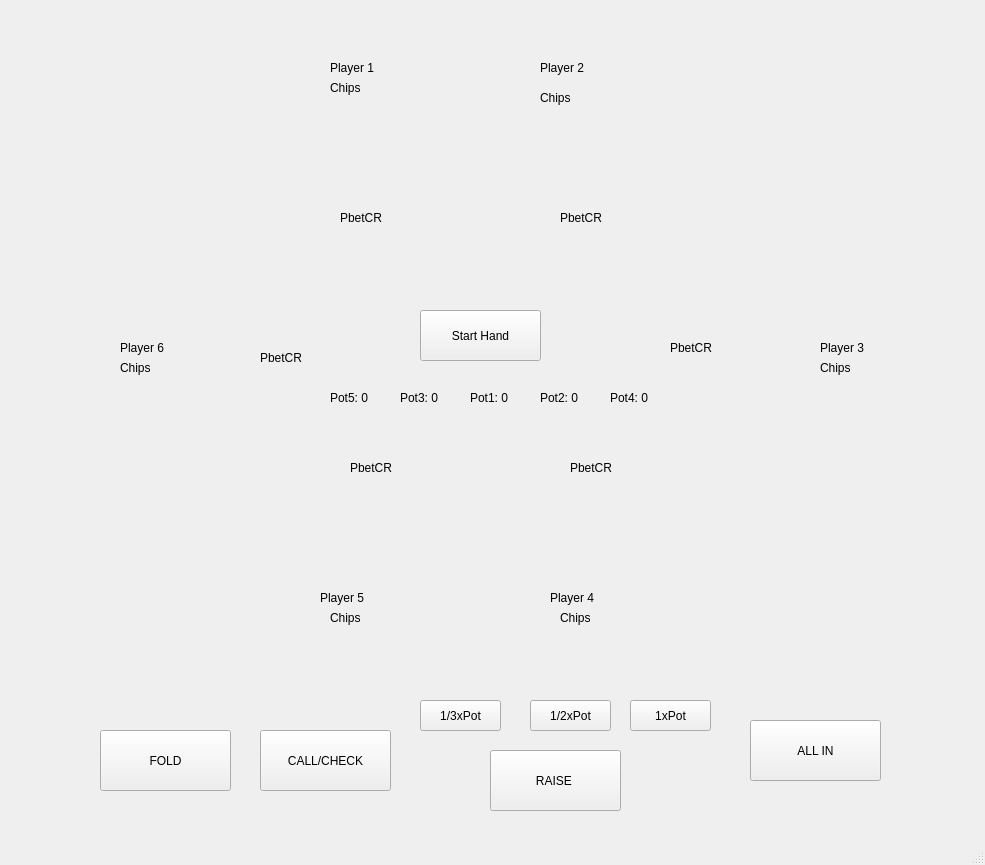
<?xml version="1.0" encoding="UTF-8"?>
<ui version="4.0">
 <class>MainWindow</class>
 <widget class="QMainWindow" name="MainWindow">
  <property name="geometry">
   <rect>
    <x>0</x>
    <y>0</y>
    <width>985</width>
    <height>865</height>
   </rect>
  </property>
  <property name="windowTitle">
   <string>MainWindow</string>
  </property>
  <widget class="QWidget" name="centralwidget">
   <widget class="QLabel" name="table">
    <property name="geometry">
     <rect>
      <x>90</x>
      <y>50</y>
      <width>801</width>
      <height>611</height>
     </rect>
    </property>
    <property name="text">
     <string/>
    </property>
    <property name="pixmap">
     <pixmap>../resources/table.png</pixmap>
    </property>
    <property name="scaledContents">
     <bool>true</bool>
    </property>
   </widget>
   <widget class="QLabel" name="cards_p6_1">
    <property name="geometry">
     <rect>
      <x>170</x>
      <y>310</y>
      <width>61</width>
      <height>91</height>
     </rect>
    </property>
    <property name="text">
     <string/>
    </property>
    <property name="pixmap">
     <pixmap>../resources/card_back_fold.png</pixmap>
    </property>
   </widget>
   <widget class="QLabel" name="cards_p6_2">
    <property name="geometry">
     <rect>
      <x>200</x>
      <y>310</y>
      <width>61</width>
      <height>91</height>
     </rect>
    </property>
    <property name="text">
     <string/>
    </property>
    <property name="pixmap">
     <pixmap>../resources/card_back_fold.png</pixmap>
    </property>
   </widget>
   <widget class="QLabel" name="cards_p1_1">
    <property name="geometry">
     <rect>
      <x>320</x>
      <y>110</y>
      <width>61</width>
      <height>91</height>
     </rect>
    </property>
    <property name="text">
     <string/>
    </property>
    <property name="pixmap">
     <pixmap>../resources/card_back_fold.png</pixmap>
    </property>
   </widget>
   <widget class="QLabel" name="cards_p1_2">
    <property name="geometry">
     <rect>
      <x>350</x>
      <y>110</y>
      <width>61</width>
      <height>91</height>
     </rect>
    </property>
    <property name="text">
     <string/>
    </property>
    <property name="pixmap">
     <pixmap>../resources/card_back_fold.png</pixmap>
    </property>
   </widget>
   <widget class="QLabel" name="cards_p2_1">
    <property name="geometry">
     <rect>
      <x>540</x>
      <y>110</y>
      <width>61</width>
      <height>91</height>
     </rect>
    </property>
    <property name="text">
     <string/>
    </property>
    <property name="pixmap">
     <pixmap>../resources/card_back_fold.png</pixmap>
    </property>
   </widget>
   <widget class="QLabel" name="cards_p2_2">
    <property name="geometry">
     <rect>
      <x>570</x>
      <y>110</y>
      <width>61</width>
      <height>91</height>
     </rect>
    </property>
    <property name="text">
     <string/>
    </property>
    <property name="pixmap">
     <pixmap>../resources/card_back_fold.png</pixmap>
    </property>
   </widget>
   <widget class="QLabel" name="cards_p3_1">
    <property name="geometry">
     <rect>
      <x>720</x>
      <y>300</y>
      <width>61</width>
      <height>91</height>
     </rect>
    </property>
    <property name="text">
     <string/>
    </property>
    <property name="pixmap">
     <pixmap>../resources/card_back_fold.png</pixmap>
    </property>
   </widget>
   <widget class="QLabel" name="cards_p3_2">
    <property name="geometry">
     <rect>
      <x>750</x>
      <y>300</y>
      <width>61</width>
      <height>91</height>
     </rect>
    </property>
    <property name="text">
     <string/>
    </property>
    <property name="pixmap">
     <pixmap>../resources/card_back_fold.png</pixmap>
    </property>
   </widget>
   <widget class="QLabel" name="cards_p4_1">
    <property name="geometry">
     <rect>
      <x>540</x>
      <y>480</y>
      <width>61</width>
      <height>91</height>
     </rect>
    </property>
    <property name="text">
     <string/>
    </property>
    <property name="pixmap">
     <pixmap>../resources/card_back_fold.png</pixmap>
    </property>
   </widget>
   <widget class="QLabel" name="cards_p4_2">
    <property name="geometry">
     <rect>
      <x>570</x>
      <y>480</y>
      <width>61</width>
      <height>91</height>
     </rect>
    </property>
    <property name="text">
     <string/>
    </property>
    <property name="pixmap">
     <pixmap>../resources/card_back_fold.png</pixmap>
    </property>
   </widget>
   <widget class="QLabel" name="cards_p5_1">
    <property name="geometry">
     <rect>
      <x>330</x>
      <y>480</y>
      <width>61</width>
      <height>91</height>
     </rect>
    </property>
    <property name="text">
     <string/>
    </property>
    <property name="pixmap">
     <pixmap>../resources/card_back_fold.png</pixmap>
    </property>
   </widget>
   <widget class="QLabel" name="cards_p5_2">
    <property name="geometry">
     <rect>
      <x>360</x>
      <y>480</y>
      <width>61</width>
      <height>91</height>
     </rect>
    </property>
    <property name="text">
     <string/>
    </property>
    <property name="pixmap">
     <pixmap>../resources/card_back_fold.png</pixmap>
    </property>
   </widget>
   <widget class="QLabel" name="p1">
    <property name="geometry">
     <rect>
      <x>330</x>
      <y>60</y>
      <width>55</width>
      <height>16</height>
     </rect>
    </property>
    <property name="text">
     <string>Player 1</string>
    </property>
   </widget>
   <widget class="QLabel" name="p2">
    <property name="geometry">
     <rect>
      <x>540</x>
      <y>60</y>
      <width>55</width>
      <height>16</height>
     </rect>
    </property>
    <property name="text">
     <string>Player 2</string>
    </property>
   </widget>
   <widget class="QLabel" name="p3">
    <property name="geometry">
     <rect>
      <x>820</x>
      <y>340</y>
      <width>55</width>
      <height>16</height>
     </rect>
    </property>
    <property name="text">
     <string>Player 3</string>
    </property>
   </widget>
   <widget class="QLabel" name="p4">
    <property name="geometry">
     <rect>
      <x>550</x>
      <y>590</y>
      <width>55</width>
      <height>16</height>
     </rect>
    </property>
    <property name="text">
     <string>Player 4</string>
    </property>
   </widget>
   <widget class="QLabel" name="p5">
    <property name="geometry">
     <rect>
      <x>320</x>
      <y>590</y>
      <width>55</width>
      <height>16</height>
     </rect>
    </property>
    <property name="text">
     <string>Player 5</string>
    </property>
   </widget>
   <widget class="QLabel" name="p6">
    <property name="geometry">
     <rect>
      <x>120</x>
      <y>340</y>
      <width>55</width>
      <height>16</height>
     </rect>
    </property>
    <property name="text">
     <string>Player 6</string>
    </property>
   </widget>
   <widget class="QLabel" name="p6_chips">
    <property name="geometry">
     <rect>
      <x>120</x>
      <y>360</y>
      <width>55</width>
      <height>16</height>
     </rect>
    </property>
    <property name="text">
     <string>Chips</string>
    </property>
   </widget>
   <widget class="QLabel" name="p1_chips">
    <property name="geometry">
     <rect>
      <x>330</x>
      <y>80</y>
      <width>55</width>
      <height>16</height>
     </rect>
    </property>
    <property name="text">
     <string>Chips</string>
    </property>
   </widget>
   <widget class="QLabel" name="p2_chips">
    <property name="geometry">
     <rect>
      <x>540</x>
      <y>90</y>
      <width>55</width>
      <height>16</height>
     </rect>
    </property>
    <property name="text">
     <string>Chips</string>
    </property>
   </widget>
   <widget class="QLabel" name="p3_chips">
    <property name="geometry">
     <rect>
      <x>820</x>
      <y>360</y>
      <width>55</width>
      <height>16</height>
     </rect>
    </property>
    <property name="text">
     <string>Chips</string>
    </property>
   </widget>
   <widget class="QLabel" name="p4_chips">
    <property name="geometry">
     <rect>
      <x>560</x>
      <y>610</y>
      <width>55</width>
      <height>16</height>
     </rect>
    </property>
    <property name="text">
     <string>Chips</string>
    </property>
   </widget>
   <widget class="QLabel" name="p5_chips">
    <property name="geometry">
     <rect>
      <x>330</x>
      <y>610</y>
      <width>55</width>
      <height>16</height>
     </rect>
    </property>
    <property name="text">
     <string>Chips</string>
    </property>
   </widget>
   <widget class="QPushButton" name="startHand">
    <property name="geometry">
     <rect>
      <x>420</x>
      <y>310</y>
      <width>121</width>
      <height>51</height>
     </rect>
    </property>
    <property name="text">
     <string>Start Hand</string>
    </property>
   </widget>
   <widget class="QLabel" name="p6_pBet">
    <property name="geometry">
     <rect>
      <x>260</x>
      <y>350</y>
      <width>55</width>
      <height>16</height>
     </rect>
    </property>
    <property name="text">
     <string>PbetCR</string>
    </property>
   </widget>
   <widget class="QLabel" name="p1_pBet">
    <property name="geometry">
     <rect>
      <x>340</x>
      <y>210</y>
      <width>55</width>
      <height>16</height>
     </rect>
    </property>
    <property name="text">
     <string>PbetCR</string>
    </property>
   </widget>
   <widget class="QLabel" name="p2_pBet">
    <property name="geometry">
     <rect>
      <x>560</x>
      <y>210</y>
      <width>55</width>
      <height>16</height>
     </rect>
    </property>
    <property name="text">
     <string>PbetCR</string>
    </property>
   </widget>
   <widget class="QLabel" name="p3_pBet">
    <property name="geometry">
     <rect>
      <x>670</x>
      <y>340</y>
      <width>55</width>
      <height>16</height>
     </rect>
    </property>
    <property name="text">
     <string>PbetCR</string>
    </property>
   </widget>
   <widget class="QLabel" name="p4_pBet">
    <property name="geometry">
     <rect>
      <x>570</x>
      <y>460</y>
      <width>55</width>
      <height>16</height>
     </rect>
    </property>
    <property name="text">
     <string>PbetCR</string>
    </property>
   </widget>
   <widget class="QLabel" name="p5_pBet">
    <property name="geometry">
     <rect>
      <x>350</x>
      <y>460</y>
      <width>55</width>
      <height>16</height>
     </rect>
    </property>
    <property name="text">
     <string>PbetCR</string>
    </property>
   </widget>
   <widget class="QLabel" name="dealer">
    <property name="geometry">
     <rect>
      <x>140</x>
      <y>400</y>
      <width>21</width>
      <height>16</height>
     </rect>
    </property>
    <property name="text">
     <string/>
    </property>
    <property name="pixmap">
     <pixmap>../resources/dealer.png</pixmap>
    </property>
    <property name="scaledContents">
     <bool>true</bool>
    </property>
   </widget>
   <widget class="QLabel" name="turn_p1">
    <property name="geometry">
     <rect>
      <x>290</x>
      <y>180</y>
      <width>21</width>
      <height>16</height>
     </rect>
    </property>
    <property name="text">
     <string/>
    </property>
    <property name="pixmap">
     <pixmap>../resources/turn.png</pixmap>
    </property>
    <property name="scaledContents">
     <bool>true</bool>
    </property>
   </widget>
   <widget class="QLabel" name="turn_p2">
    <property name="geometry">
     <rect>
      <x>510</x>
      <y>180</y>
      <width>21</width>
      <height>16</height>
     </rect>
    </property>
    <property name="text">
     <string/>
    </property>
    <property name="pixmap">
     <pixmap>../resources/turn.png</pixmap>
    </property>
    <property name="scaledContents">
     <bool>true</bool>
    </property>
   </widget>
   <widget class="QLabel" name="turn_p3">
    <property name="geometry">
     <rect>
      <x>720</x>
      <y>280</y>
      <width>21</width>
      <height>16</height>
     </rect>
    </property>
    <property name="text">
     <string/>
    </property>
    <property name="pixmap">
     <pixmap>../resources/turn.png</pixmap>
    </property>
    <property name="scaledContents">
     <bool>true</bool>
    </property>
   </widget>
   <widget class="QLabel" name="turn_p4">
    <property name="geometry">
     <rect>
      <x>640</x>
      <y>480</y>
      <width>21</width>
      <height>16</height>
     </rect>
    </property>
    <property name="text">
     <string/>
    </property>
    <property name="pixmap">
     <pixmap>../resources/turn.png</pixmap>
    </property>
    <property name="scaledContents">
     <bool>true</bool>
    </property>
   </widget>
   <widget class="QLabel" name="turn_p5">
    <property name="geometry">
     <rect>
      <x>420</x>
      <y>480</y>
      <width>21</width>
      <height>16</height>
     </rect>
    </property>
    <property name="text">
     <string/>
    </property>
    <property name="pixmap">
     <pixmap>../resources/turn.png</pixmap>
    </property>
    <property name="scaledContents">
     <bool>true</bool>
    </property>
   </widget>
   <widget class="QLabel" name="turn_p6">
    <property name="geometry">
     <rect>
      <x>240</x>
      <y>400</y>
      <width>21</width>
      <height>16</height>
     </rect>
    </property>
    <property name="text">
     <string/>
    </property>
    <property name="pixmap">
     <pixmap>../resources/turn.png</pixmap>
    </property>
    <property name="scaledContents">
     <bool>true</bool>
    </property>
   </widget>
   <widget class="QLabel" name="cards_b1">
    <property name="geometry">
     <rect>
      <x>340</x>
      <y>290</y>
      <width>61</width>
      <height>91</height>
     </rect>
    </property>
    <property name="text">
     <string/>
    </property>
    <property name="pixmap">
     <pixmap>../resources/card_back_fold.png</pixmap>
    </property>
   </widget>
   <widget class="QLabel" name="cards_b4">
    <property name="geometry">
     <rect>
      <x>520</x>
      <y>290</y>
      <width>61</width>
      <height>91</height>
     </rect>
    </property>
    <property name="text">
     <string/>
    </property>
    <property name="pixmap">
     <pixmap>../resources/card_back_fold.png</pixmap>
    </property>
   </widget>
   <widget class="QLabel" name="cards_b2">
    <property name="geometry">
     <rect>
      <x>400</x>
      <y>290</y>
      <width>61</width>
      <height>91</height>
     </rect>
    </property>
    <property name="text">
     <string/>
    </property>
    <property name="pixmap">
     <pixmap>../resources/card_back_fold.png</pixmap>
    </property>
   </widget>
   <widget class="QLabel" name="cards_b3">
    <property name="geometry">
     <rect>
      <x>460</x>
      <y>290</y>
      <width>61</width>
      <height>91</height>
     </rect>
    </property>
    <property name="text">
     <string/>
    </property>
    <property name="pixmap">
     <pixmap>../resources/card_back_fold.png</pixmap>
    </property>
   </widget>
   <widget class="QLabel" name="cards_b5">
    <property name="geometry">
     <rect>
      <x>580</x>
      <y>290</y>
      <width>61</width>
      <height>91</height>
     </rect>
    </property>
    <property name="text">
     <string/>
    </property>
    <property name="pixmap">
     <pixmap>../resources/card_back_fold.png</pixmap>
    </property>
   </widget>
   <widget class="QLabel" name="pot5">
    <property name="geometry">
     <rect>
      <x>330</x>
      <y>390</y>
      <width>55</width>
      <height>16</height>
     </rect>
    </property>
    <property name="text">
     <string>Pot5: 0</string>
    </property>
   </widget>
   <widget class="QLabel" name="pot3">
    <property name="geometry">
     <rect>
      <x>400</x>
      <y>390</y>
      <width>55</width>
      <height>16</height>
     </rect>
    </property>
    <property name="text">
     <string>Pot3: 0</string>
    </property>
   </widget>
   <widget class="QLabel" name="pot1">
    <property name="geometry">
     <rect>
      <x>470</x>
      <y>390</y>
      <width>55</width>
      <height>16</height>
     </rect>
    </property>
    <property name="text">
     <string>Pot1: 0</string>
    </property>
   </widget>
   <widget class="QLabel" name="pot2">
    <property name="geometry">
     <rect>
      <x>540</x>
      <y>390</y>
      <width>55</width>
      <height>16</height>
     </rect>
    </property>
    <property name="text">
     <string>Pot2: 0</string>
    </property>
   </widget>
   <widget class="QLabel" name="pot4">
    <property name="geometry">
     <rect>
      <x>610</x>
      <y>390</y>
      <width>55</width>
      <height>16</height>
     </rect>
    </property>
    <property name="text">
     <string>Pot4: 0</string>
    </property>
   </widget>
   <widget class="QLabel" name="allin_p1">
    <property name="geometry">
     <rect>
      <x>410</x>
      <y>110</y>
      <width>21</width>
      <height>16</height>
     </rect>
    </property>
    <property name="text">
     <string/>
    </property>
    <property name="pixmap">
     <pixmap>../resources/allin.png</pixmap>
    </property>
    <property name="scaledContents">
     <bool>true</bool>
    </property>
   </widget>
   <widget class="QLabel" name="allin_p2">
    <property name="geometry">
     <rect>
      <x>630</x>
      <y>110</y>
      <width>21</width>
      <height>16</height>
     </rect>
    </property>
    <property name="text">
     <string/>
    </property>
    <property name="pixmap">
     <pixmap>../resources/allin.png</pixmap>
    </property>
    <property name="scaledContents">
     <bool>true</bool>
    </property>
   </widget>
   <widget class="QLabel" name="allin_p4">
    <property name="geometry">
     <rect>
      <x>510</x>
      <y>550</y>
      <width>21</width>
      <height>16</height>
     </rect>
    </property>
    <property name="text">
     <string/>
    </property>
    <property name="pixmap">
     <pixmap>../resources/allin.png</pixmap>
    </property>
    <property name="scaledContents">
     <bool>true</bool>
    </property>
   </widget>
   <widget class="QLabel" name="allin_p3">
    <property name="geometry">
     <rect>
      <x>790</x>
      <y>400</y>
      <width>21</width>
      <height>16</height>
     </rect>
    </property>
    <property name="text">
     <string/>
    </property>
    <property name="pixmap">
     <pixmap>../resources/allin.png</pixmap>
    </property>
    <property name="scaledContents">
     <bool>true</bool>
    </property>
   </widget>
   <widget class="QLabel" name="allin_p5">
    <property name="geometry">
     <rect>
      <x>300</x>
      <y>550</y>
      <width>21</width>
      <height>16</height>
     </rect>
    </property>
    <property name="text">
     <string/>
    </property>
    <property name="pixmap">
     <pixmap>../resources/allin.png</pixmap>
    </property>
    <property name="scaledContents">
     <bool>true</bool>
    </property>
   </widget>
   <widget class="QLabel" name="allin_p6">
    <property name="geometry">
     <rect>
      <x>170</x>
      <y>290</y>
      <width>21</width>
      <height>16</height>
     </rect>
    </property>
    <property name="text">
     <string/>
    </property>
    <property name="pixmap">
     <pixmap>../resources/allin.png</pixmap>
    </property>
    <property name="scaledContents">
     <bool>true</bool>
    </property>
   </widget>
   <widget class="QPushButton" name="foldButton">
    <property name="geometry">
     <rect>
      <x>100</x>
      <y>730</y>
      <width>131</width>
      <height>61</height>
     </rect>
    </property>
    <property name="text">
     <string>FOLD</string>
    </property>
   </widget>
   <widget class="QPushButton" name="allinButton">
    <property name="geometry">
     <rect>
      <x>750</x>
      <y>720</y>
      <width>131</width>
      <height>61</height>
     </rect>
    </property>
    <property name="text">
     <string>ALL IN</string>
    </property>
   </widget>
   <widget class="QPushButton" name="callButton">
    <property name="geometry">
     <rect>
      <x>260</x>
      <y>730</y>
      <width>131</width>
      <height>61</height>
     </rect>
    </property>
    <property name="text">
     <string>CALL/CHECK</string>
    </property>
   </widget>
   <widget class="QPushButton" name="raiseButton">
    <property name="geometry">
     <rect>
      <x>490</x>
      <y>750</y>
      <width>131</width>
      <height>61</height>
     </rect>
    </property>
    <property name="text">
     <string>RAISE </string>
    </property>
   </widget>
   <widget class="QPushButton" name="raiseButton1">
    <property name="geometry">
     <rect>
      <x>420</x>
      <y>700</y>
      <width>81</width>
      <height>31</height>
     </rect>
    </property>
    <property name="text">
     <string>1/3xPot</string>
    </property>
   </widget>
   <widget class="QPushButton" name="raiseButton2">
    <property name="geometry">
     <rect>
      <x>530</x>
      <y>700</y>
      <width>81</width>
      <height>31</height>
     </rect>
    </property>
    <property name="text">
     <string>1/2xPot</string>
    </property>
   </widget>
   <widget class="QPushButton" name="raiseButton3">
    <property name="geometry">
     <rect>
      <x>630</x>
      <y>700</y>
      <width>81</width>
      <height>31</height>
     </rect>
    </property>
    <property name="text">
     <string>1xPot</string>
    </property>
   </widget>
  </widget>
  <widget class="QMenuBar" name="menubar">
   <property name="geometry">
    <rect>
     <x>0</x>
     <y>0</y>
     <width>985</width>
     <height>26</height>
    </rect>
   </property>
  </widget>
  <widget class="QStatusBar" name="statusbar"/>
 </widget>
 <resources/>
 <connections/>
</ui>
